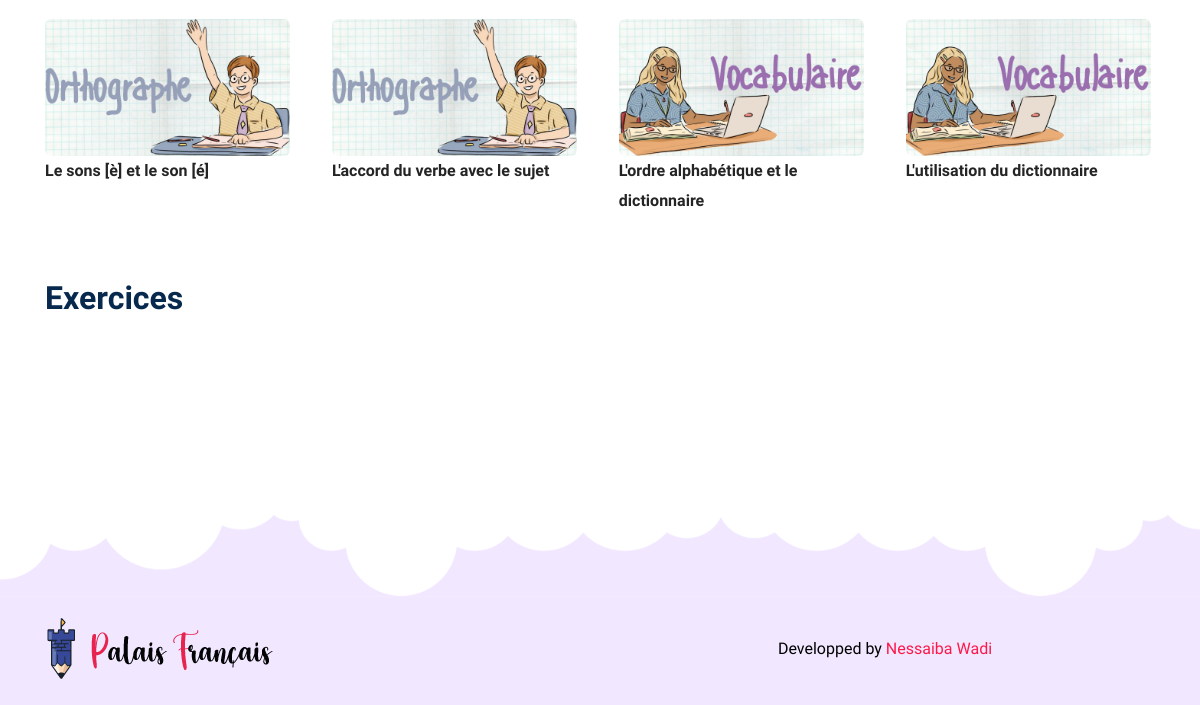
The page /Palais-Français/theme7.php (lower part) on the database as committed earlier.
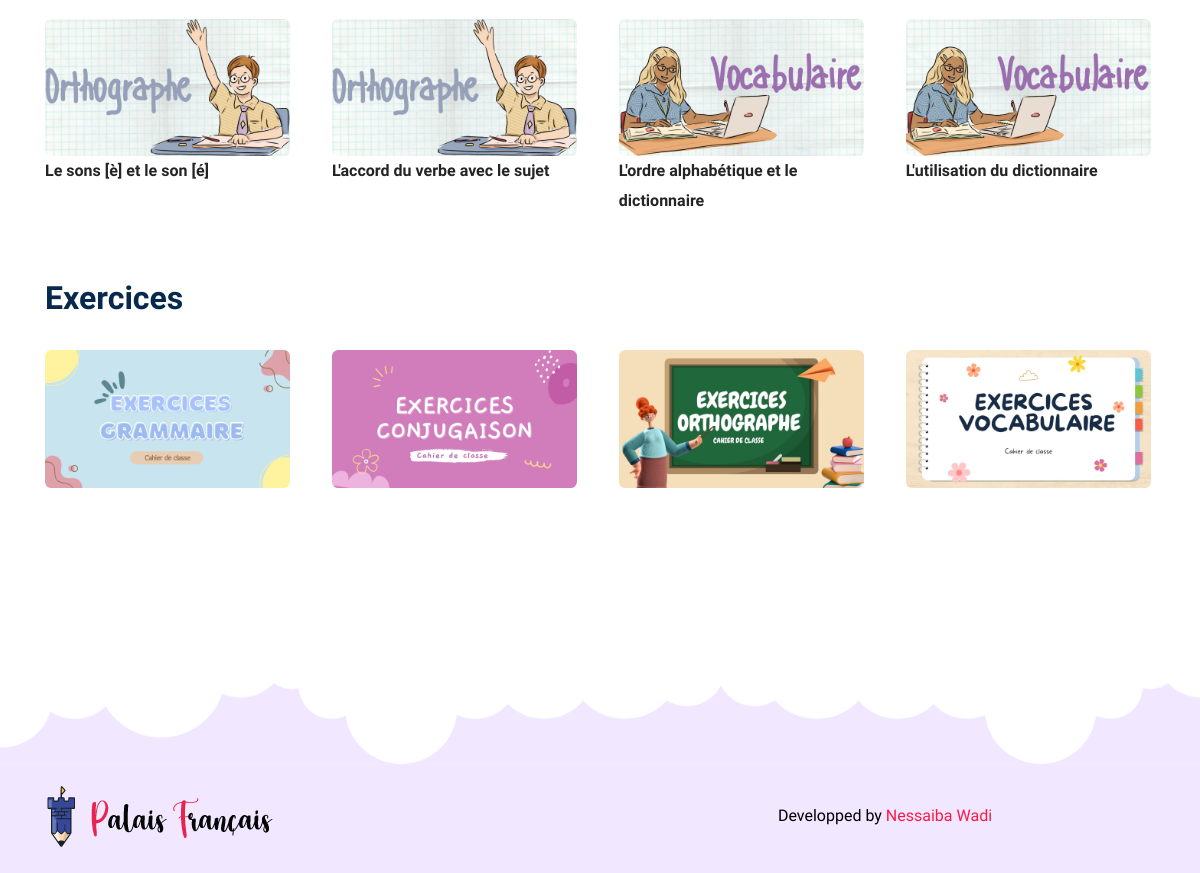
The same page on the database as committed later.
### tables this page shows
CREATE TABLE `writingcourses` (
  `id` int(11) NOT NULL,
  `theme_id` int(11) DEFAULT NULL,
  `course_name` varchar(255) DEFAULT NULL,
  `course_pdf` varchar(255) DEFAULT NULL,
  `picture` varchar(255) DEFAULT NULL
);

CREATE TABLE `exercises` (
  `exercise_id` int(11) NOT NULL,
  `course_id` int(11) DEFAULT NULL,
  `theme_id` int(11) DEFAULT NULL,
  `exercise_pdf` varchar(255) DEFAULT NULL,
  `picture` varchar(255) DEFAULT NULL
);

### Palais-Français/theme7.php (the view, shortened to what this page needs)
<!DOCTYPE html>
<html lang="zxx">
<head>
    <link rel="stylesheet" href="assets/vendors/bootstrap/bootstrap.css">
    <link rel="stylesheet" href="assets/vendors/fontawesome/css/all.css">
    <link rel="stylesheet" href="assets/vendors/bicon/css/bicon.min.css">
    <link rel="stylesheet" href="assets/vendors/themify/themify-icons.css">
    <link rel="stylesheet" href="assets/vendors/animate-css/animate.css">
    <link rel="stylesheet" href="assets/vendors/woocommerce/woocommerce-layouts.css">
    <link rel="stylesheet" href="assets/vendors/woocommerce/woocommerce-small-screen.css">
    <link rel="stylesheet" href="assets/vendors/woocommerce/woocommerce.css">
    <link rel="stylesheet" href="assets/vendors/owl/assets/owl.carousel.min.css">
    <link rel="stylesheet" href="assets/vendors/owl/assets/owl.theme.default.min.css">
    <link rel="stylesheet" href="assets/css/style.css">
    <link rel="stylesheet" href="assets/css/responsive.css">
</head>
<body id="top-header">
<main class="site-main page-wrapper woocommerce">
    <section class="space-3">
        <div class="container">
            <div class="row">
                <div class="col-lg-12 mb-4 mb-lg-0">
                    <ul class="products columns-4">
                        <?php
                        include "conn.php";
                        $theme_id = 10;
                        $resultsCourses = $mysqli->query("SELECT * FROM writingcourses WHERE theme_id = $theme_id");
                        $counter = 0;
                        while ($courses = $resultsCourses->fetch_assoc()) {
                            $counter++;
                            $class = ($counter % 4 == 0) ? 'product last' : 'product';
                            ?>
                            <li class="<?php echo $class; ?>">
                                <div class="product-wrap">
                                    <?php echo '<a href="' . $courses['course_pdf'] . '" target="_blank" class=""><img src="' . $courses['picture'] . '" alt=""></a>'; ?>
                                </div>
                                <span class="price">
                                <span class="woocommerce-Price-amount amount">
                                     <?php echo $courses['course_name'] ?>
                                </span>
                            </span>
                            </li>
                            <?php
                        }?>
                    </ul>
                </div>
            </div>
        </div>
    </section>
    <section class="space-3">
        <div class="container">
            <div class="row">
                <div class="col-lg-12 mb-4 mb-lg-0">
                    <div class="section-title">
                        <h2 class="title d-block text-left-sm">Exercices</h2>
                    </div>
                    <ul class="products columns-4">
                        <?php
                        include "conn.php";
                        $theme_id = 10;
                        $resultsCourses = $mysqli->query("SELECT * FROM exercises WHERE theme_id = $theme_id");
                        $counter = 0;
                        while ($courses = $resultsCourses->fetch_assoc()) {
                            $counter++;
                            $class = ($counter % 4 == 0) ? 'product last' : 'product';
                            ?>
                            <li class="<?php echo $class; ?>">
                                <div class="product-wrap">
                                    <?php echo '<a href="' . $courses['exercise_pdf'] . '" target="_blank" class=""><img src="' . $courses['picture'] . '" alt=""></a>'; ?>
                                </div>
                            </li>
                            <?php
                        } ?>
                    </ul>
                </div>
            </div>
        </div>
    </section>
</main>
<?php include "footer.php" ?>
<div class="fixed-btm-top">
</div>
</body>
</html>

Rows that differ between the two databases and show on the page:
added exercises: picture (picture)
added exercises: picture (picture)
added exercises: picture (picture)
added exercises: picture (picture)
